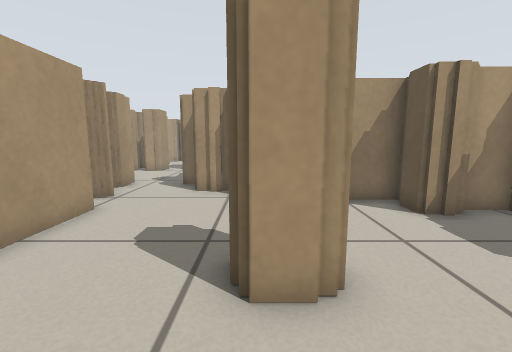
view 1 (above)

18 first-person views from a walk through a robot-simulator world made for Stage. The camera is 0.51 m above the floor, tilts 8° down and sees 90° across. The lines on the ground mark 1 m squares. The floor is counted in squares, 0.25 m on a side. Each view is taken from the middle of a square. On the plan, view 1 faces up. The plan holds only what a view shows up to about 16 squares ahead; the rest is blank. The place goes on beyond the plan. Robots are left out.

view 2
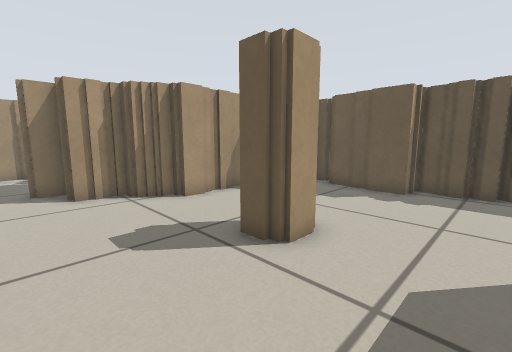

view 3
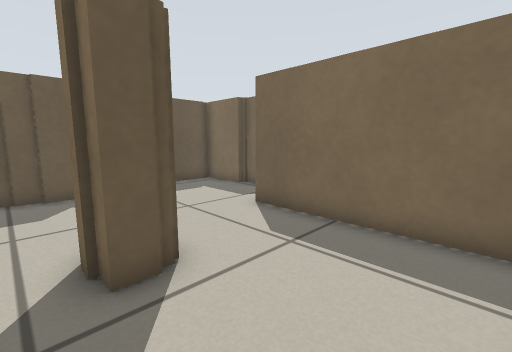

view 4
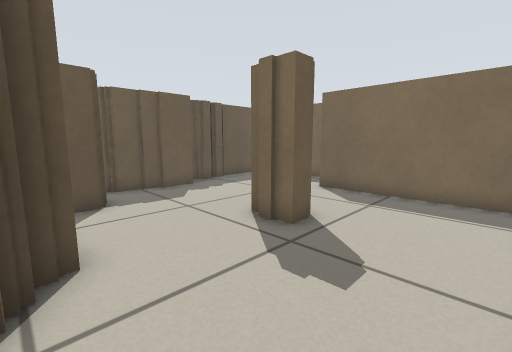

view 5
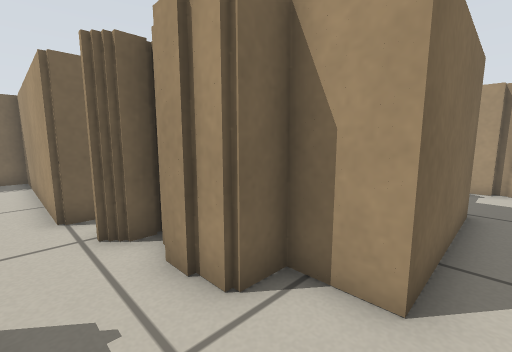

view 6
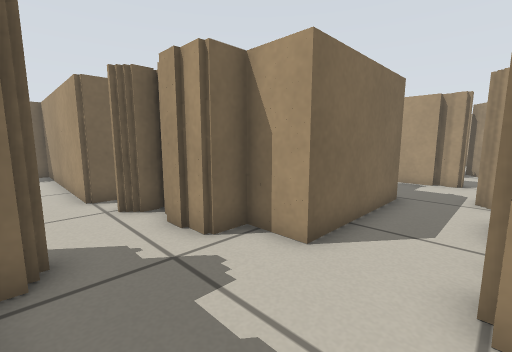

view 7
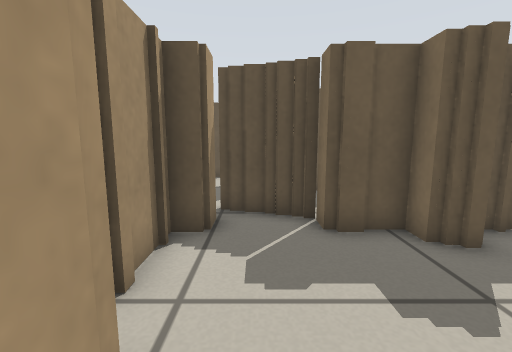

view 8
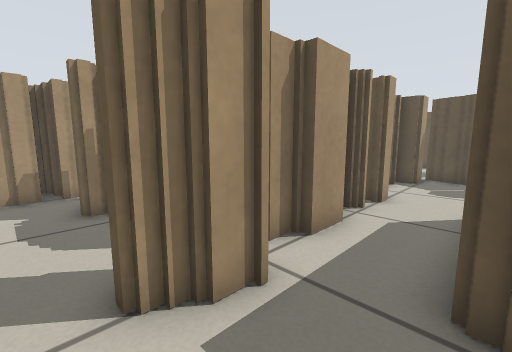

view 9
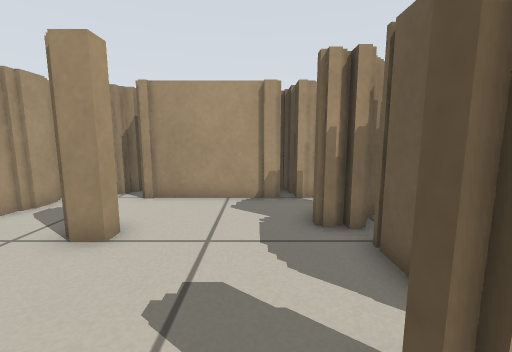

view 10
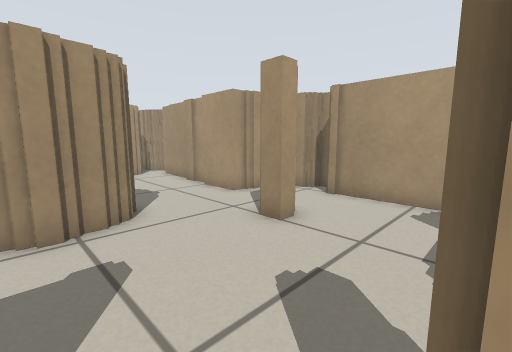

view 11
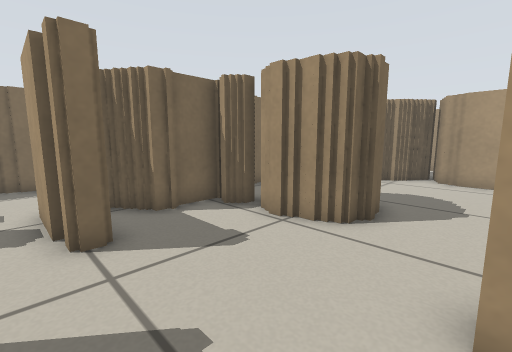

view 12
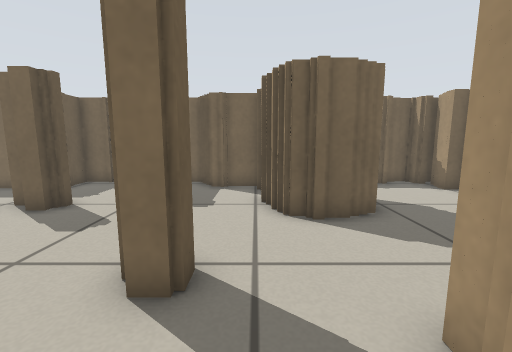

view 13
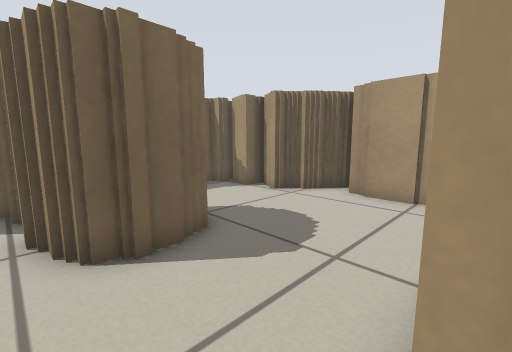

view 14
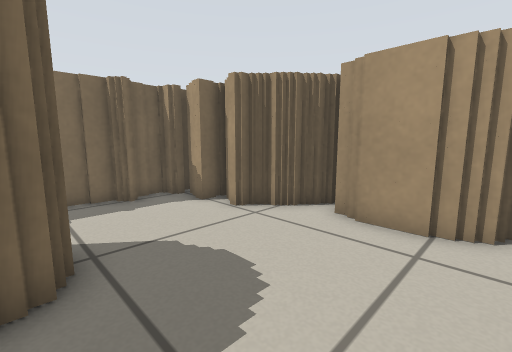

view 15
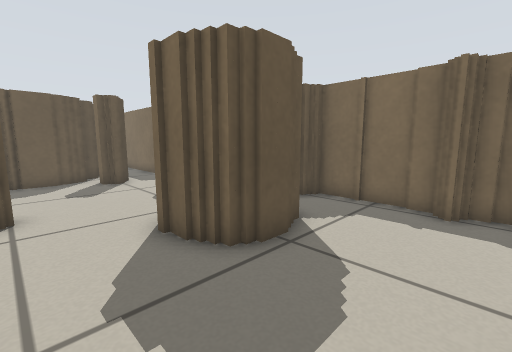

view 16
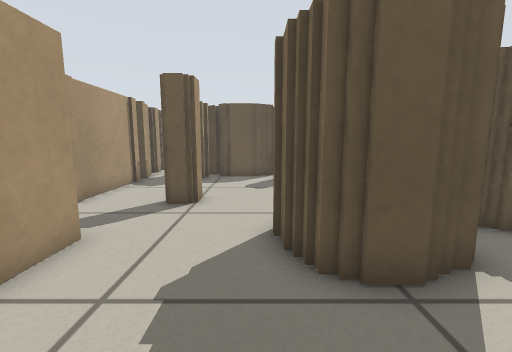

view 17
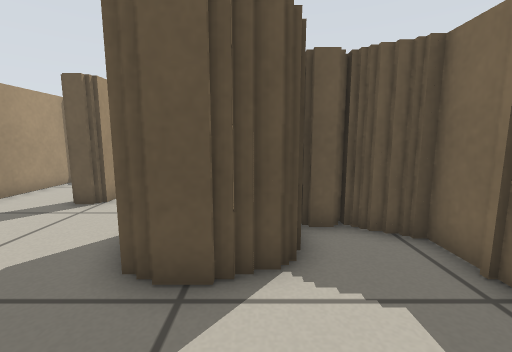

view 18
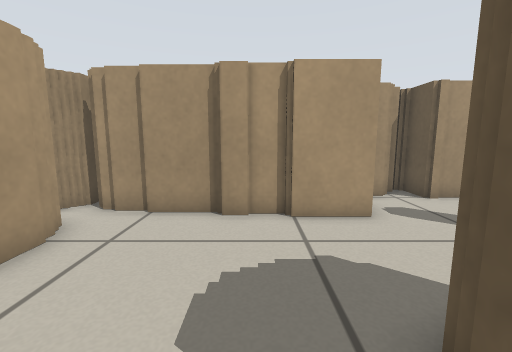

### Floor plan
Key: @ floor where view 1 was taken; # wall or solid block; . floor.
Columns run from 31 left of view 1 to 8 right of it. Each row starts with its distance up from view 1.
 26          ###    #
 25         ##.#######
 24         #........#
 23 #########........#
 22 #..........##....#
 21 ##.........##....###
 20 ##...............##
 19 ##...............##
 18 #......###......####     #####
 17 ##.....####.....##########...##
 16  ##....####...................#
 15  ##....####...#...............#
 14  ##......####.#...#######... ##
 13  ##.###.##  ###. ##     ##..##
 12  ########    ##. ##     ##..##
 11               ..         #..##
 10               ..         #...###
  9               ..         ##....######
  8                .         ##.....## .#
  7               ##         ##.........####
  6                           #...........##
  5                           #...........#
  4                           #....##.....#
  3                           #....##.....##
  2                           #............#
  1                           #............#
  0                           #....@.......#
 -1                           ########.....#
 -2                                   .....#
 -3                                     ####

Where each view was taken, in squares from view 1:
view 1: 0 up, 0 right, facing up
view 2: 0 up, 4 left, facing up-right
view 3: 5 up, 4 left, facing down-right
view 4: 9 up, 4 left, facing down-right
view 5: 15 up, 4 left, facing down-left
view 6: 17 up, 3 left, facing down-left
view 7: 16 up, 8 left, facing right
view 8: 14 up, 16 left, facing up-right
view 9: 16 up, 16 left, facing up
view 10: 16 up, 15 left, facing up-left
view 11: 21 up, 16 left, facing down-left
view 12: 25 up, 21 left, facing down
view 13: 23 up, 21 left, facing down-left
view 14: 22 up, 24 left, facing down-left
view 15: 21 up, 28 left, facing down-right
view 16: 19 up, 28 left, facing right
view 17: 16 up, 28 left, facing right
view 18: 16 up, 26 left, facing up
